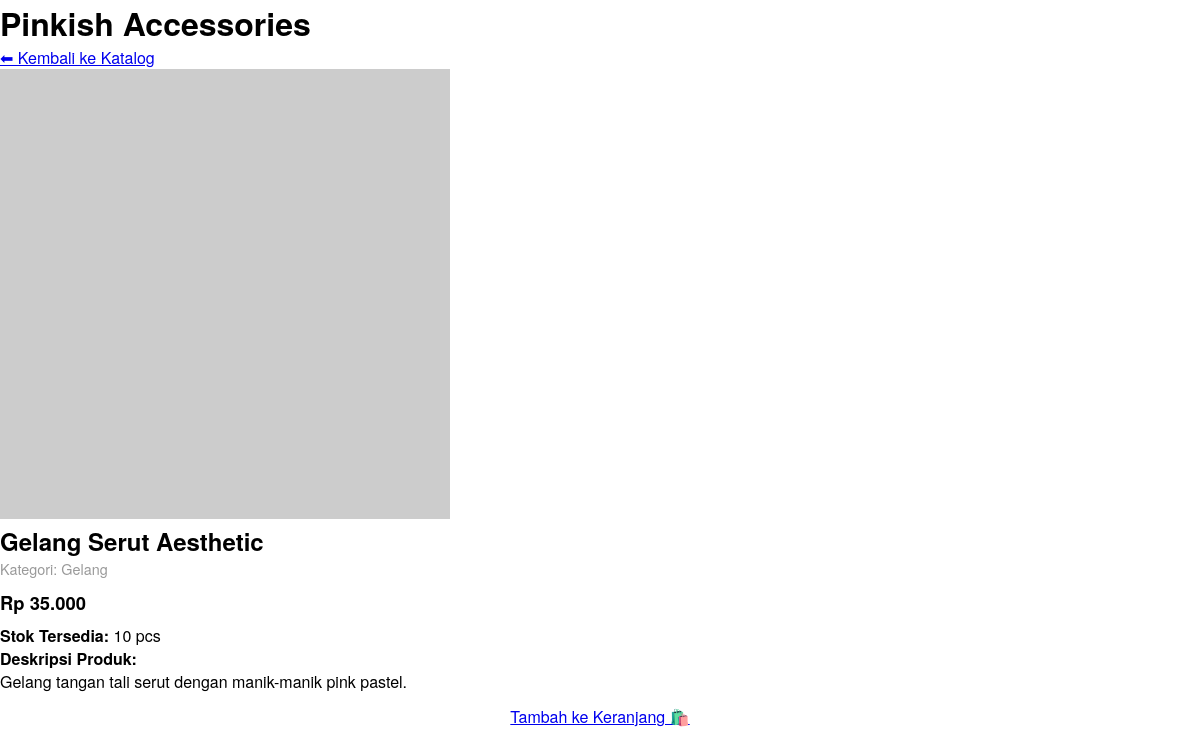
The page /web_dinamis/detail.php?id=3 on the database its author committed.
### tables this page shows
CREATE TABLE `produk` (
  `id_produk` int(11) NOT NULL,
  `nama_produk` varchar(100) NOT NULL,
  `id_kategori` int(11) DEFAULT NULL,
  `harga` int(11) NOT NULL,
  `stok` int(11) NOT NULL,
  `gambar` varchar(255) DEFAULT NULL,
  `deskripsi` text DEFAULT NULL
);

CREATE TABLE `kategori` (
  `id_kategori` int(11) NOT NULL,
  `nama_kategori` varchar(50) NOT NULL
);

### web_dinamis/detail.php (the view, shortened to what this page needs)
<?php
include 'koneksi.php';
$id = isset($_GET['id']) ? intval($_GET['id']) : 0;
$query = "SELECT produk.*, kategori.nama_kategori
          FROM produk
          JOIN kategori ON produk.id_kategori = kategori.id_kategori
          WHERE produk.id_produk = $id";
$result = mysqli_query($koneksi, $query);
$produk = mysqli_fetch_assoc($result);
?>
<!DOCTYPE html>
<html lang="id">
<head>
    <link rel="stylesheet" href="assets/css/style.css">
</head>
<body>
    <header>
        <h1>Pinkish Accessories</h1>
    </header>
    <nav>
        <a href="index.php">⬅ Kembali ke Katalog</a>
    </nav>
    <div class="container">
        <div class="detail-wrapper">
            <img class="detail-img" src="https://via.placeholder.com/450x450/FFE4E1/D81B60?text=<?php echo urlencode($produk['nama_produk']); ?>" alt="<?php echo $produk['nama_produk']; ?>">
            <div class="detail-info">
                <h2><?php echo $produk['nama_produk']; ?></h2>
                <p style="color: #999; font-size: 0.9rem; margin-bottom: 10px;">Kategori: <?php echo $produk['nama_kategori']; ?></p>
                <p class="harga">Rp <?php echo number_format($produk['harga'], 0, ',', '.'); ?></p>
                <p><strong>Stok Tersedia:</strong> <?php echo $produk['stok']; ?> pcs</p>
                <p><strong>Deskripsi Produk:</strong><br><?php echo nl2br($produk['deskripsi']); ?></p>
                <a href="#" class="btn-detail" style="display: block; text-align: center; padding: 12px;">Tambah ke Keranjang 🛍️</a>
            </div>
        </div>
    </div>
</body>
</html>

### web_dinamis/assets/css/style.css (style rules this page uses)
* { margin: 0; padding: 0; box-sizing: border-box; font-family: 'Helvetica Neue', Helvetica, Arial, sans-serif; }
body { background-color: #FFFFFF; color: #000000; }
.harga { font-size: 1.15rem; font-weight: bold; color: #000000; margin: 8px 0; }

### rows shown on the page
produk: nama_produk "Gelang Serut Aesthetic", id_kategori.nama_kategori "Gelang", harga "35.000", stok "10", deskripsi "Gelang tangan tali serut dengan manik-manik pink pastel."
